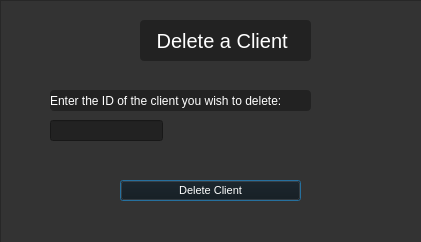
<?xml version="1.0" encoding="UTF-8"?>
<ui version="4.0">
 <class>DeleteClientWindow</class>
 <widget class="QDialog" name="DeleteClientWindow">
  <property name="geometry">
   <rect>
    <x>0</x>
    <y>0</y>
    <width>421</width>
    <height>242</height>
   </rect>
  </property>
  <property name="windowTitle">
   <string>Delete Client</string>
  </property>
  <property name="windowIcon">
   <iconset resource="Resources.qrc">
    <normaloff>:/res/data/icons/clients.png</normaloff>:/res/data/icons/clients.png</iconset>
  </property>
  <property name="styleSheet">
   <string notr="true">QDialog#DeleteCarWindow
{
        color:#333;
}

QLabel#DltCarId
{
        color:white;
        font-size:12px;
        background-color:#222;
        border-radius:4px;
}

QLabel#DltCarlbl
{
        font-size:20px;
        color:white;
        background-color:#222;
        border-radius:4px;
}

QFrame#framedldcar
{
        background-color:#333;
}

QPushButton#DltCarButton
{
        color:white;
        font-size:11px;
        background-color:#111;
}

QPushButton#DltCarButton::hover
{
        color:white;
font-size:11px;
        background-color:#444;
}



QLineEdit#DltCarLineEdit
{
        background-color:#222;
}</string>
  </property>
  <widget class="QLabel" name="DltCarId">
   <property name="geometry">
    <rect>
     <x>50</x>
     <y>90</y>
     <width>261</width>
     <height>21</height>
    </rect>
   </property>
   <property name="text">
    <string>Enter the ID of the client you wish to delete:</string>
   </property>
  </widget>
  <widget class="QLineEdit" name="DltCarLineEdit">
   <property name="geometry">
    <rect>
     <x>50</x>
     <y>120</y>
     <width>113</width>
     <height>21</height>
    </rect>
   </property>
  </widget>
  <widget class="QPushButton" name="DltCarButton">
   <property name="geometry">
    <rect>
     <x>120</x>
     <y>180</y>
     <width>181</width>
     <height>21</height>
    </rect>
   </property>
   <property name="text">
    <string>Delete Client</string>
   </property>
  </widget>
  <widget class="QFrame" name="framedldcar">
   <property name="geometry">
    <rect>
     <x>0</x>
     <y>0</y>
     <width>431</width>
     <height>251</height>
    </rect>
   </property>
   <property name="frameShape">
    <enum>QFrame::StyledPanel</enum>
   </property>
   <property name="frameShadow">
    <enum>QFrame::Raised</enum>
   </property>
   <widget class="QLabel" name="DltCarlbl">
    <property name="geometry">
     <rect>
      <x>140</x>
      <y>20</y>
      <width>171</width>
      <height>41</height>
     </rect>
    </property>
    <property name="text">
     <string>   Delete a Client</string>
    </property>
   </widget>
  </widget>
  <zorder>framedldcar</zorder>
  <zorder>DltCarId</zorder>
  <zorder>DltCarLineEdit</zorder>
  <zorder>DltCarButton</zorder>
 </widget>
 <resources>
  <include location="Resources.qrc"/>
 </resources>
 <connections/>
</ui>
